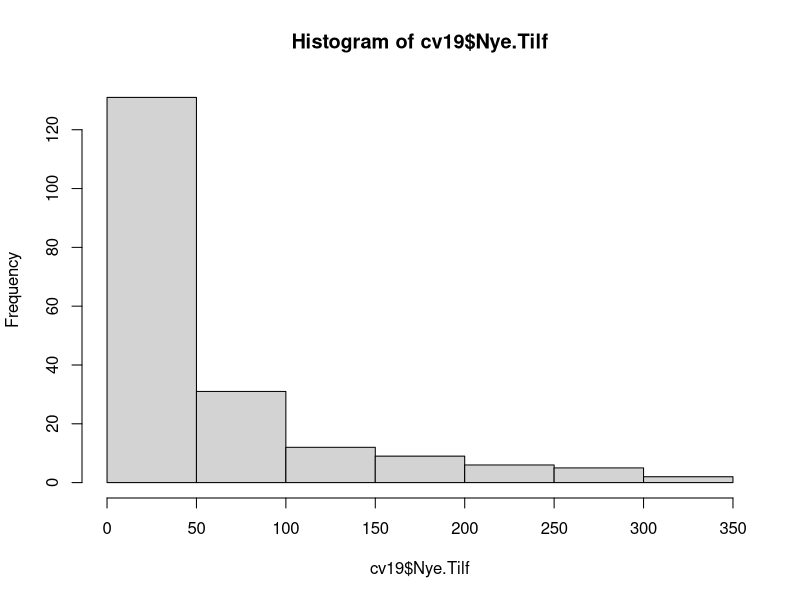

Write R code to recreate this figure. (Note: this script raises an error after producing the figure.)
library(forecast)

cv19 = read.csv2("covid19.csv", header=TRUE, sep=";")

colnames(cv19) <- c("Dato", "Kum.Ant", "Nye.Tilf")
cv19$Dato = as.Date(cv19$Dato, "%d.%m.%y")

# Looking at what transformations of our data could result
# in what appears to be a stationary process:
hist(cv19$Nye.Tilf)
cv19$Nye.Tilf.Box_Cox = BoxCox(cv19$Nye.Tilf, 0.33)
Nye.Tilf_bc_lm = lm()
ggtsdisplay(box_cox_transformed_Nye.Tlf)

hist(box_cox_transformed_Nye.Tlf)
plot(cv19$Dato, box_cox_transformed_Nye.Tlf)

# Beginning experimentation with ARIMA-model:
arma_mod = Arima(cv19$Nye.Tilf - mean(cv19$Nye.Tilf), order=c(3, 1, 3))
str(arma_mod)
accuracy(arma_mod)
plot(arma_mod)

plot(cv19$Dato, mean_cor)
ggtsdisplay(cv19$Nye.Tilfeller - mean(cv19$Nye.Tilfeller))
str(arma_mod)

typeof(cv19)
cv19ts = as.ts(cv19, deltat=1/365)
str(cv19ts)
summary(cv19ts)
plot(cv19$Dato, log(cv19$Nye.Tilfeller))
colnames(cv19)
